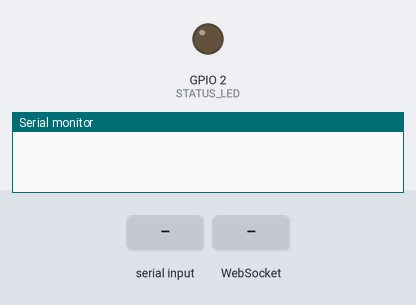
Simulated run of this sketch. Board: ESP32. On the bench: output pins drawn as LEDs (lit = HIGH), the last lines printed to the serial monitor. The inputs (shaded band) are chosen by the test bench. WiFi joins after 1.5 s; servers stay silent unless stated.

Above: at 0.0 s.
At 3.7 s:
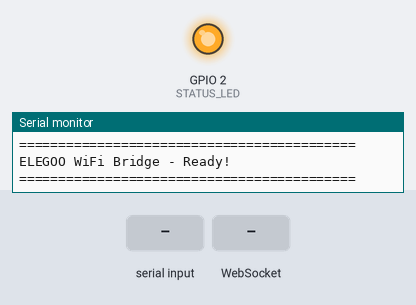
3.8 s: "1\n" received over the second serial link
5.3 s: WebSocket text "1" received
Timing chart, 0 to 8.3 s (numbered marks = the images above; inputs shaded):
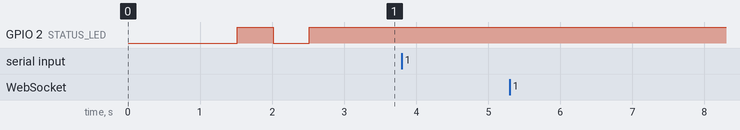

The sketch:

elegoo_wifi_bridge.ino
```cpp
/**
 * ELEGOO Smart Robot Car V4.0 - WiFi Bridge
 *
 * ESP32 WiFi-to-Serial bridge for connecting ELEGOO car to backend server.
 * Forwards motor commands from server to Arduino via Serial.
 * Streams IMU data from Arduino to server via WebSocket.
 *
 * Hardware:
 * - ESP32 (or ESP8266)
 * - ELEGOO Smart Robot Car V4.0 (Arduino Uno + Motor Shield + MPU6050)
 *
 * Wiring:
 * - ESP32 TX2 (GPIO17) → Arduino RX (Pin 0)
 * - ESP32 RX2 (GPIO16) → Arduino TX (Pin 1)
 * - ESP32 GND → Arduino GND
 * - ESP32 5V → Arduino 5V
 */

#include <WiFi.h>
#include <WebSocketsClient.h>
#include <ArduinoJson.h>

// ============================================================================
// CONFIGURATION - UPDATE THESE VALUES
// ============================================================================

// WiFi credentials
const char* WIFI_SSID = "YOUR_WIFI_SSID";        // Change this
const char* WIFI_PASSWORD = "YOUR_WIFI_PASSWORD"; // Change this

// Server details
const char* SERVER_HOST = "192.168.1.100";  // Change to your server IP
const int SERVER_PORT = 8000;
const char* WEBSOCKET_PATH = "/ws/arduino";

// Serial communication with Arduino Uno
#define SERIAL_BAUD 9600
#define ARDUINO_SERIAL Serial2  // Use Serial2 for ESP32 (TX2=GPIO17, RX2=GPIO16)

// LED pin for status indication
#define STATUS_LED 2  // Built-in LED on most ESP32 boards

// ============================================================================
// GLOBAL VARIABLES
// ============================================================================

WebSocketsClient webSocket;
bool wifiConnected = false;
bool websocketConnected = false;

unsigned long lastHeartbeat = 0;
const unsigned long HEARTBEAT_INTERVAL = 5000; // 5 seconds

unsigned long lastIMURead = 0;
const unsigned long IMU_READ_INTERVAL = 100; // 100ms = 10 Hz

// ============================================================================
// WEBSOCKET EVENT HANDLER
// ============================================================================

void webSocketEvent(WStype_t type, uint8_t * payload, size_t length) {
  switch(type) {
    case WStype_DISCONNECTED:
      Serial.println("[WebSocket] Disconnected");
      websocketConnected = false;
      digitalWrite(STATUS_LED, LOW);
      break;

    case WStype_CONNECTED:
      Serial.println("[WebSocket] Connected to server");
      websocketConnected = true;
      digitalWrite(STATUS_LED, HIGH);

      // Send initial connection message
      sendAcknowledgment("000", "ok", "ESP32 WiFi bridge connected");
      break;

    case WStype_TEXT:
      {
        Serial.printf("[WebSocket] Received: %s\n", payload);

        // Parse JSON command
        StaticJsonDocument<512> doc;
        DeserializationError error = deserializeJson(doc, payload, length);

        if (error) {
          Serial.print("[WebSocket] JSON parse error: ");
          Serial.println(error.c_str());
          return;
        }

        // Forward to Arduino via Serial
        forwardCommandToArduino(doc);
      }
      break;

    case WStype_ERROR:
      Serial.println("[WebSocket] Error occurred");
      break;

    default:
      break;
  }
}

// ============================================================================
// SETUP
// ============================================================================

void setup() {
  // Initialize Serial for debugging
  Serial.begin(115200);
  delay(1000);

  Serial.println("\n\n===========================================");
  Serial.println("ELEGOO WiFi Bridge - Starting...");
  Serial.println("===========================================\n");

  // Initialize status LED
  pinMode(STATUS_LED, OUTPUT);
  digitalWrite(STATUS_LED, LOW);

  // Initialize Serial communication with Arduino Uno
  ARDUINO_SERIAL.begin(SERIAL_BAUD, SERIAL_8N1, 16, 17); // RX=16, TX=17
  Serial.println("[Arduino] Serial initialized (9600 baud)");

  // Connect to WiFi
  connectToWiFi();

  // Initialize WebSocket connection
  if (wifiConnected) {
    webSocket.begin(SERVER_HOST, SERVER_PORT, WEBSOCKET_PATH);
    webSocket.onEvent(webSocketEvent);
    webSocket.setReconnectInterval(5000); // Reconnect every 5 seconds if disconnected
    Serial.println("[WebSocket] Client initialized");
  }

  Serial.println("\n===========================================");
  Serial.println("ELEGOO WiFi Bridge - Ready!");
  Serial.println("===========================================\n");
}

// ============================================================================
// MAIN LOOP
// ============================================================================

void loop() {
  // Handle WebSocket events
  if (wifiConnected) {
    webSocket.loop();
  }

  // Read data from Arduino (acknowledgments, IMU data)
  readFromArduino();

  // Send periodic heartbeat
  unsigned long currentMillis = millis();
  if (websocketConnected && (currentMillis - lastHeartbeat > HEARTBEAT_INTERVAL)) {
    lastHeartbeat = currentMillis;
    // Heartbeat is implicit through IMU data or you can send explicit ping
  }

  // Request IMU data from Arduino periodically
  if (currentMillis - lastIMURead > IMU_READ_INTERVAL) {
    lastIMURead = currentMillis;
    // The ELEGOO Arduino continuously outputs data, so we just read it
  }

  // Small delay to prevent overwhelming the CPU
  delay(10);
}

// ============================================================================
// WIFI CONNECTION
// ============================================================================

void connectToWiFi() {
  Serial.print("[WiFi] Connecting to ");
  Serial.print(WIFI_SSID);

  WiFi.begin(WIFI_SSID, WIFI_PASSWORD);

  int attempts = 0;
  while (WiFi.status() != WL_CONNECTED && attempts < 30) {
    delay(500);
    Serial.print(".");
    digitalWrite(STATUS_LED, !digitalRead(STATUS_LED)); // Blink LED
    attempts++;
  }

  if (WiFi.status() == WL_CONNECTED) {
    wifiConnected = true;
    Serial.println("\n[WiFi] Connected!");
    Serial.print("[WiFi] IP address: ");
    Serial.println(WiFi.localIP());
    digitalWrite(STATUS_LED, HIGH);
  } else {
    wifiConnected = false;
    Serial.println("\n[WiFi] Failed to connect!");
    digitalWrite(STATUS_LED, LOW);
  }
}

// ============================================================================
// COMMAND FORWARDING TO ARDUINO
// ============================================================================

void forwardCommandToArduino(JsonDocument& doc) {
  // Extract command ID for acknowledgment
  const char* commandId = doc["H"] | "000";

  // Serialize JSON and send to Arduino via Serial
  String jsonString;
  serializeJson(doc, jsonString);

  ARDUINO_SERIAL.println(jsonString);

  Serial.print("[Arduino] Sent command: ");
  Serial.println(jsonString);

  // Send acknowledgment to server (optimistic - assuming Arduino will execute)
  // Real acknowledgment should come from Arduino, but for simplicity we send immediately
  sendAcknowledgment(commandId, "ok", "Command forwarded to Arduino");
}

// ============================================================================
// READ FROM ARDUINO
// ============================================================================

void readFromArduino() {
  // Read any data from Arduino (could be acknowledgments or IMU data)
  while (ARDUINO_SERIAL.available()) {
    String line = ARDUINO_SERIAL.readStringUntil('\n');
    line.trim();

    if (line.length() > 0) {
      Serial.print("[Arduino] Received: ");
      Serial.println(line);

      // Try to parse as JSON
      StaticJsonDocument<512> doc;
      DeserializationError error = deserializeJson(doc, line);

      if (!error) {
        // Check if it's IMU data
        if (doc.containsKey("yaw") || doc.containsKey("pitch") || doc.containsKey("roll")) {
          sendIMUData(doc);
        }
        // Check if it's an acknowledgment
        else if (doc.containsKey("ack")) {
          const char* commandId = doc["ack"];
          sendAcknowledgment(commandId, "ok", "Arduino confirmed");
        }
      }
      // If not JSON, might be debugging output - forward to serial
    }
  }
}

// ============================================================================
// SEND IMU DATA TO SERVER
// ============================================================================

void sendIMUData(JsonDocument& imuDoc) {
  if (!websocketConnected) return;

  // Create IMU message
  StaticJsonDocument<256> doc;
  doc["type"] = "imu";
  doc["yaw"] = imuDoc["yaw"] | 0.0;
  doc["pitch"] = imuDoc["pitch"] | 0.0;
  doc["roll"] = imuDoc["roll"] | 0.0;

  // Serialize and send
  String jsonString;
  serializeJson(doc, jsonString);
  webSocket.sendTXT(jsonString);

  Serial.print("[WebSocket] Sent IMU: ");
  Serial.println(jsonString);
}

// ============================================================================
// SEND ACKNOWLEDGMENT TO SERVER
// ============================================================================

void sendAcknowledgment(const char* commandId, const char* status, const char* message = "") {
  if (!websocketConnected) return;

  StaticJsonDocument<256> doc;
  doc["command_id"] = commandId;
  doc["status"] = status;
  if (strlen(message) > 0) {
    doc["message"] = message;
  }

  String jsonString;
  serializeJson(doc, jsonString);
  webSocket.sendTXT(jsonString);

  Serial.print("[WebSocket] Sent ACK: ");
  Serial.println(jsonString);
}
```
